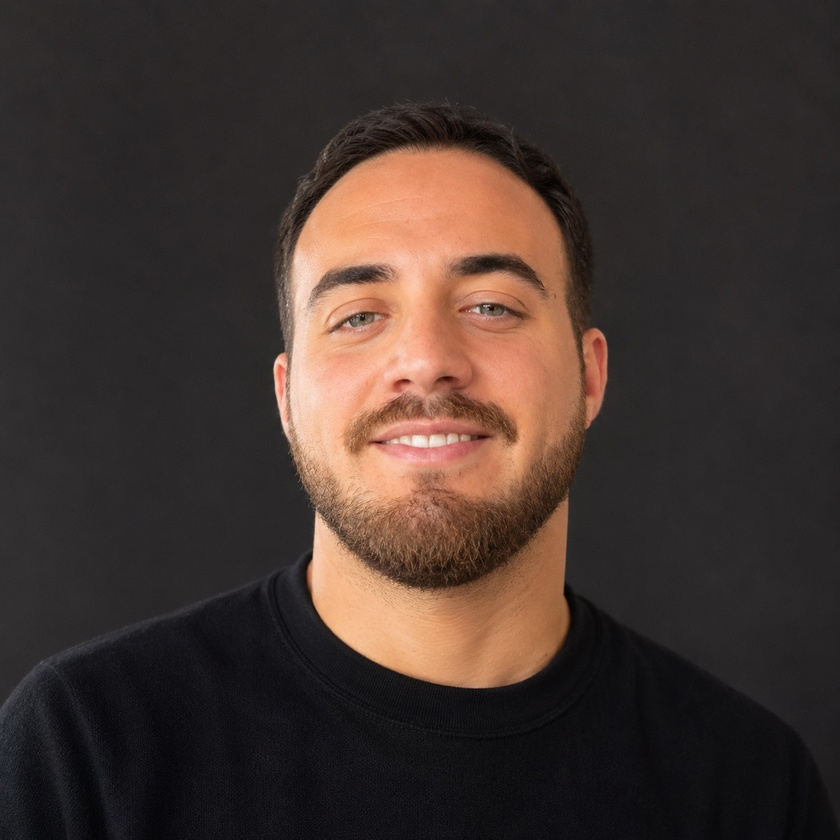
#> input picture assets/source-photo.jpg, 840 x 840 px, shrunk from 1254 x 1254 before the run
$ python -i prep_photo.py   (imports and definitions only)
#> lines starting #> are read from the running program, lines starting #| are printed output that depends on the picture; after the words box and inside, x2 and y2 are one past the last pixel; in counts of white or black regions, pixels touching at a corner belong together
#> further down, picture is the input picture: PIL image 840x840 RGB; mean R, G, B 66.5, 53, 48
#!/usr/bin/env python3
"""Prep a portrait photo for ASCII conversion.

Pipeline: isolate the subject, frame the head, then grade for a glyph ramp.

  1. rembg isolates the subject, so a studio backdrop stops competing with
     the face for glyphs.
  2. The head is framed from the *silhouette*, never from the graded
     image. Dark hair carries almost no brightness, so any framing that
     looks for bright pixels crops the top of the head off.
  3. CLAHE boosts local contrast — a flatly-lit face otherwise converts to
     one undifferentiated mass of dense glyphs.
  4. A tone curve crushes the low end onto pure black, which the renderer
     maps to the blank end of the ramp (see make_ascii_svg.py).

The art renders light-on-dark, so black here means "no ink".
That is inverted from the usual white-background ASCII pipeline.

Run this only when the photo changes:
    python scripts/prep_photo.py assets/source-photo.jpg
"""
import os
import sys

import cv2
import numpy as np
from PIL import Image

SRC = sys.argv[1] if len(sys.argv) > 1 else "assets/source-photo.jpg"
CUTOUT = "assets/source-cutout.png"   # cached rembg result
OUT = "assets/source-prepped.png"

# --- framing --------------------------------------------------------------
HEAD_BAND = 0.60      # share of the silhouette, from the top, that is head
                      # and not shoulder; used to measure head width only
FRAME_W = 1.46        # frame width, in measured head widths
FRAME_ASPECT = 0.95   # frame width / height. Drives the panel's proportions,
                      # which in turn set the README column widths.
TOP_LIFT = 0.04       # headroom above the hairline, in head widths

# --- grading --------------------------------------------------------------
CLAHE_CLIP = 1.6      # higher = more local contrast, more noise
CLAHE_GRID = 8        # tile size for adaptive equalization
BLACK_POINT = 0.50    # input level mapped to pure black (kills the sweater)
WHITE_POINT = 0.97    # input level mapped to pure white
GAMMA = 1.50          # >1 darkens midtones
EDGE_FEATHER = 2      # px of alpha blur, softens the cutout boundary
NOISE_FLOOR = 0.06    # levels below this are forced to black, so faint
                      # backdrop residue does not earn a glyph
SILHOUETTE = 0.0      # minimum level inside the subject. Lifting near-black
                      # hair to the faintest glyph sounds like it would give
                      # the head a visible outline; in practice it flattens
                      # the whole skull into one dotted haze and costs more
                      # modelling in the face than it buys in silhouette.
                      # Left here, off, because it is the obvious thing to
                      # reach for.
# -------------------------------------------------------------------------


# [52 lines left out: functions cutout, head_frame, not called in this run]


def grade(img):
    """Grayscale, local contrast, levels, and mask out the background."""
    rgb = np.array(img.convert("RGB"))
    alpha = np.array(img.split()[-1]).astype(np.float32) / 255.0
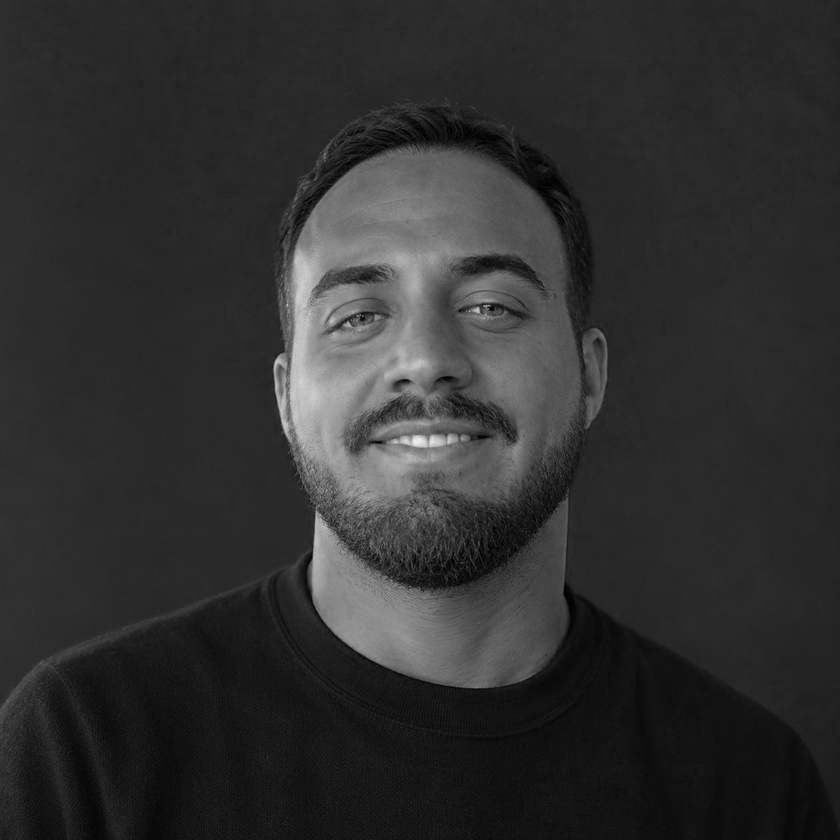
#> alpha: shape (840, 840) float32; min 0, max 0.949, mean 0.188

    gray = cv2.cvtColor(rgb, cv2.COLOR_RGB2GRAY)
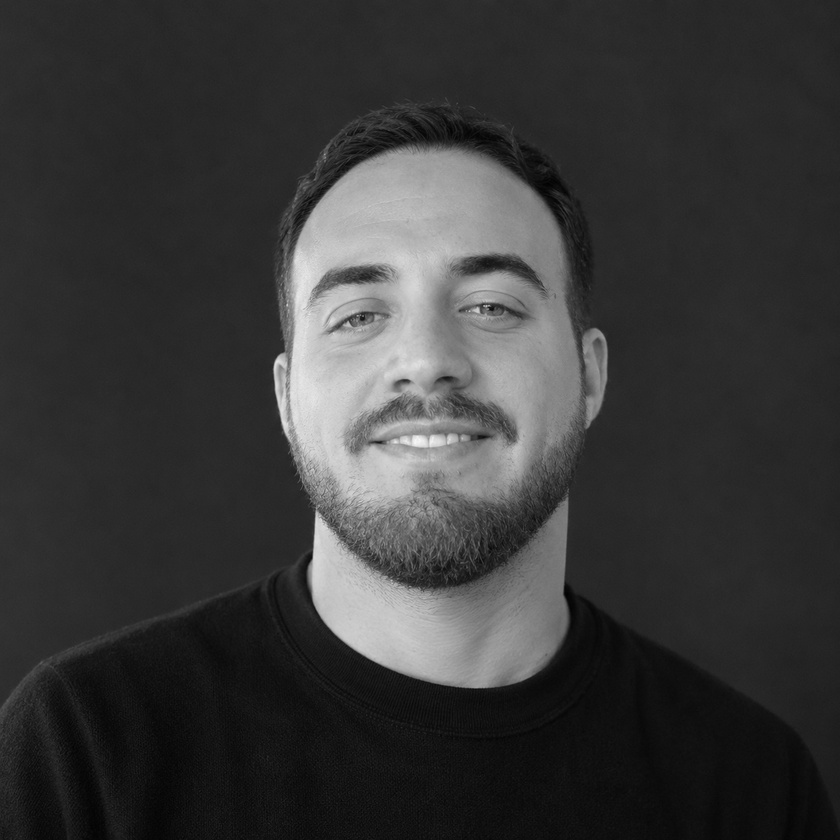
#> gray: shape (840, 840); min 1, max 248, mean 56.5
    clahe = cv2.createCLAHE(clipLimit=CLAHE_CLIP,
                            tileGridSize=(CLAHE_GRID, CLAHE_GRID))
    gray = clahe.apply(gray)
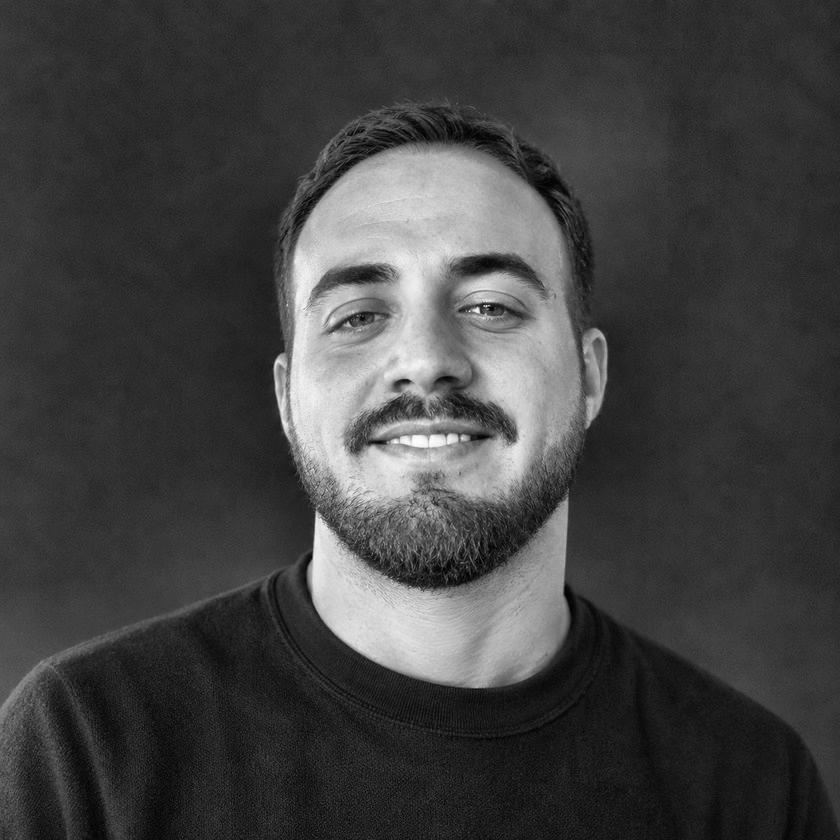
#> gray: shape (840, 840); min 2, max 253, mean 65.8

    v = gray.astype(np.float32) / 255.0
    v = np.clip((v - BLACK_POINT) / max(1e-6, WHITE_POINT - BLACK_POINT), 0, 1)
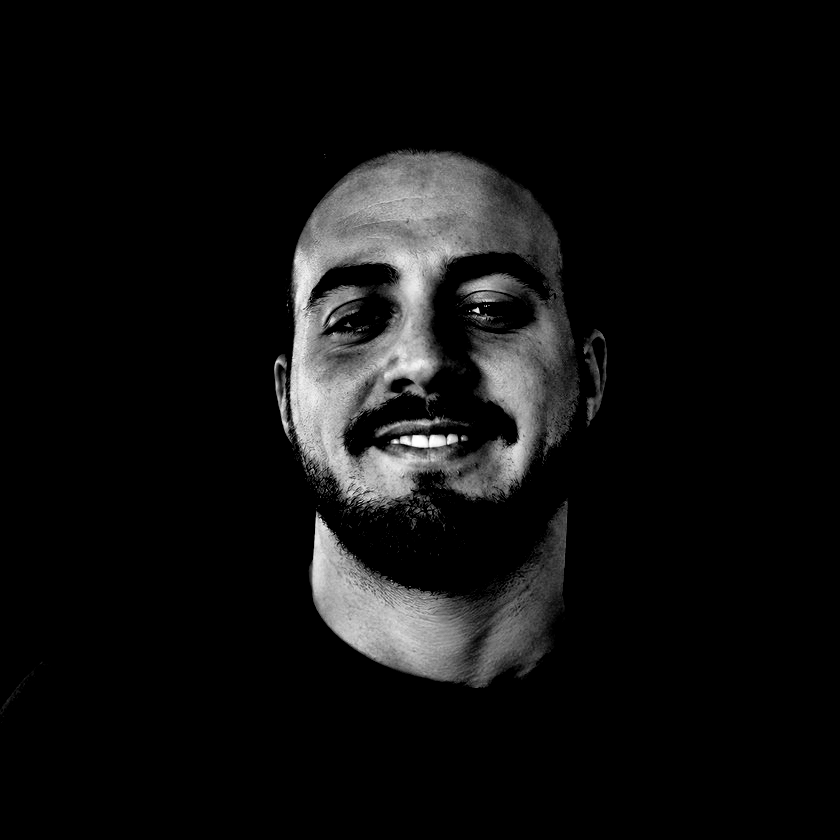
#> v: shape (840, 840) float32; min 0, max 1, mean 0.0623
    v = np.power(v, GAMMA)
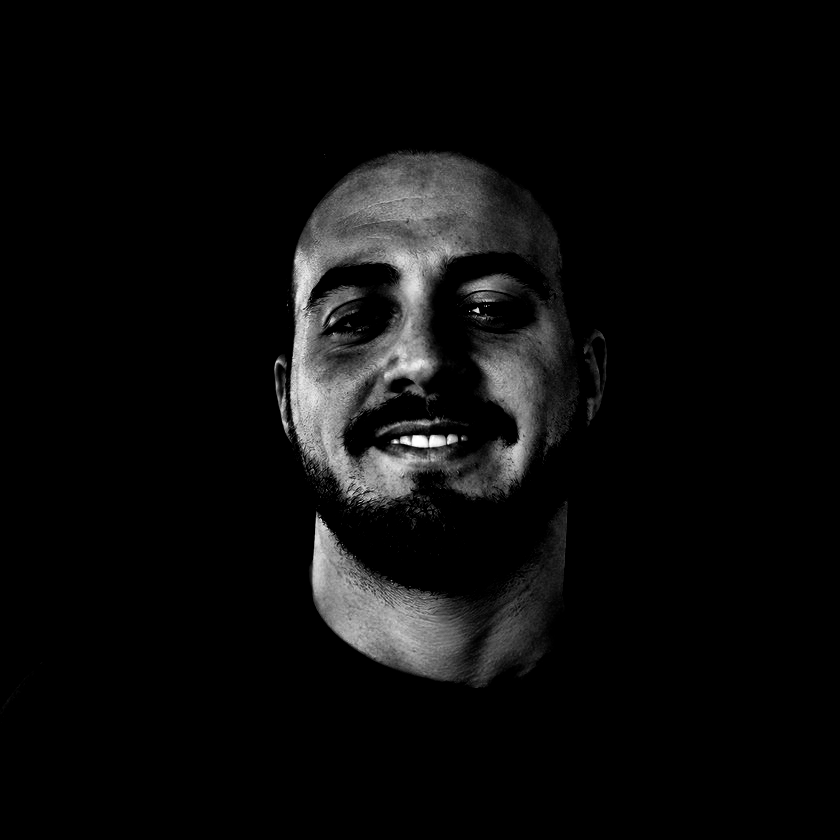
#> v: shape (840, 840) float32; min 0, max 1, mean 0.0459

    if EDGE_FEATHER:
        k = EDGE_FEATHER * 2 + 1
        alpha = cv2.GaussianBlur(alpha, (k, k), 0)

    v = v * alpha
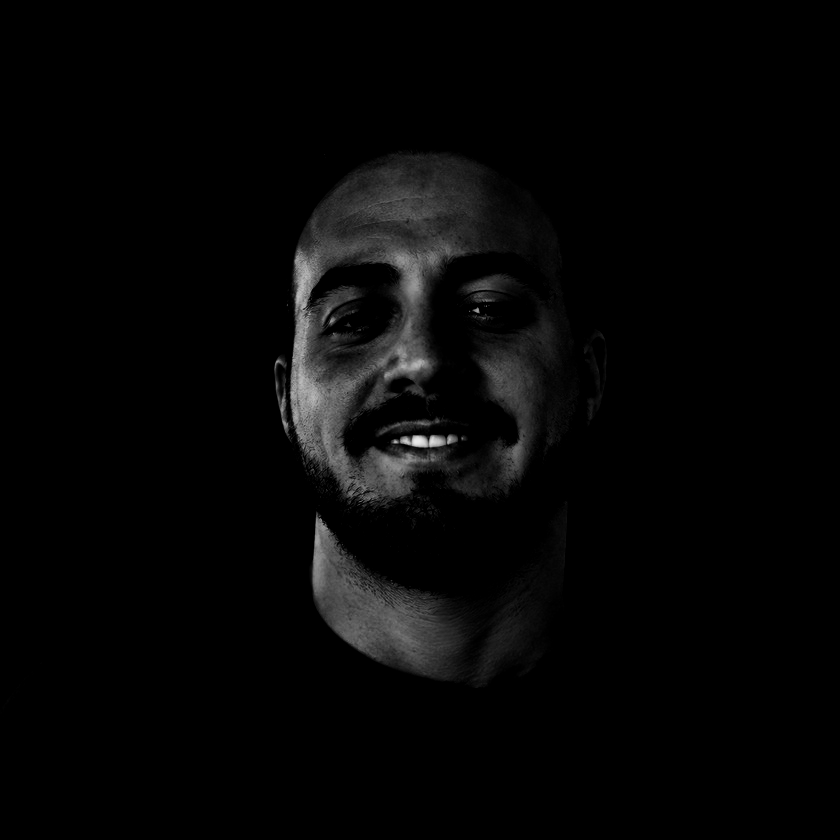
#> v: shape (840, 840) float32; min 0, max 0.92, mean 0.024
    v[v < NOISE_FLOOR] = 0.0
#> v: shape (840, 840) float32; 4.5% of pixels changed, all inside (x1, y1, x2, y2) = (0, 147, 607, 723)

    if SILHOUETTE:
        v = np.maximum(v, SILHOUETTE * (alpha > 0.6))
    return v


# [13 lines left out: function main, not called in this run]


# [2 lines not run here, left out]

>>> from PIL import Image
>>> picture = Image.open('../assets/source-photo.jpg')
>>> result = grade(picture)
